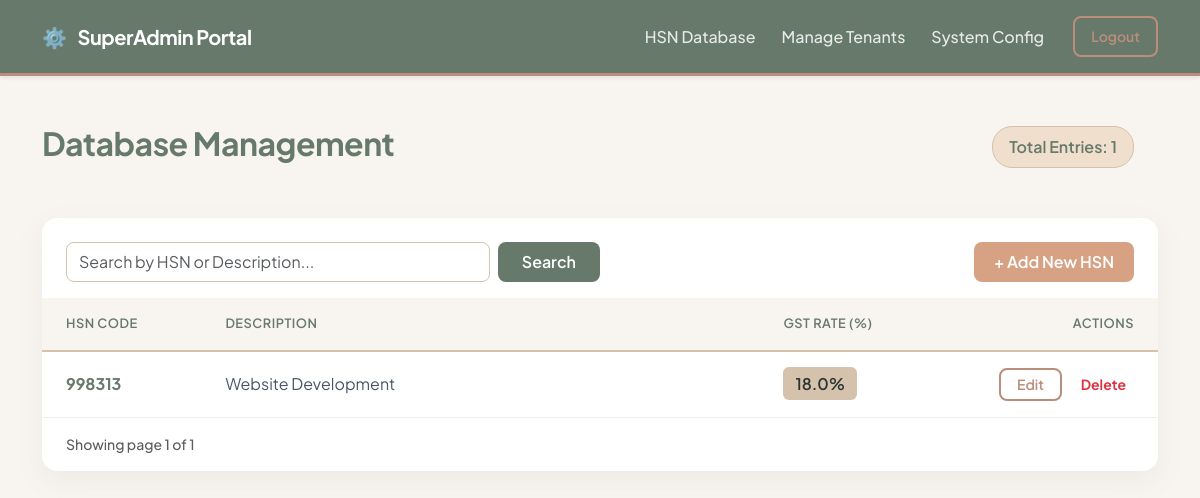
The app's page /developer/dashboard (signed in), older data.
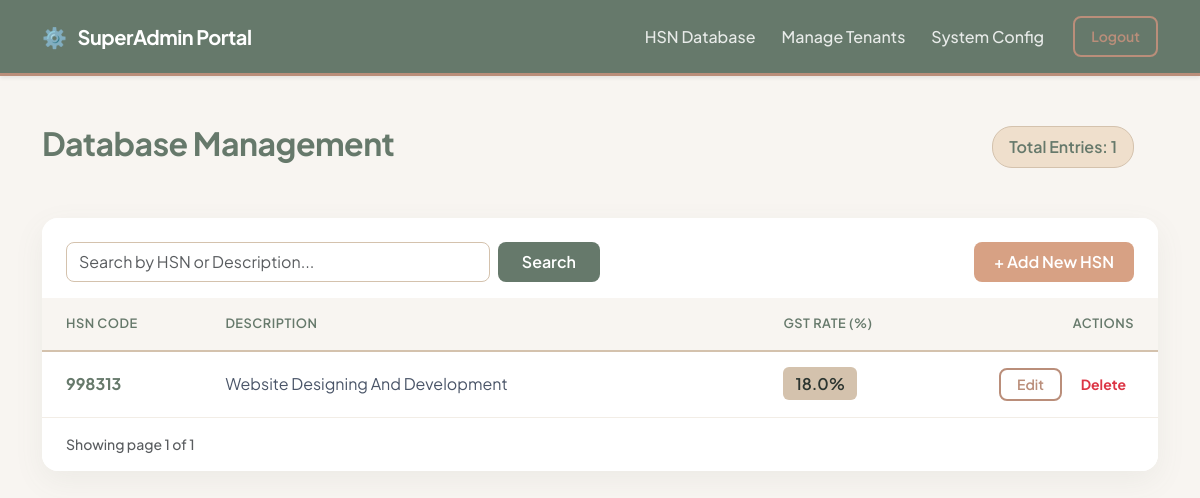
The same page, newer data.
### core/models.py (models this page shows)
class HSNDictionary(db.Model):
    __tablename__ = 'hsn_dictionary'
    id = db.Column(db.Integer, primary_key=True)
    hsn_code = db.Column(db.String(20), unique=True, nullable=False)
    description = db.Column(db.Text, nullable=False)
    gst_rate = db.Column(db.Float, nullable=False)

### core/admin/routes.py (the view)
@admin_bp.route('/dashboard', methods=['GET'])
def dashboard():
    if not is_logged_in(): return redirect(url_for('admin.login'))
    page = request.args.get('page', 1, type=int)
    search_query = request.args.get('search', '').strip()
    query = HSNDictionary.query
    if search_query:
        query = query.filter(
            (HSNDictionary.hsn_code.ilike(f'%{search_query}%')) |
            (HSNDictionary.description.ilike(f'%{search_query}%'))
        )
    pagination = query.order_by(HSNDictionary.id.desc()).paginate(page=page, per_page=50)
    total_hsn = HSNDictionary.query.count()
    return render_template(
        'admin/dashboard.html',
        pagination=pagination,
        total_hsn=total_hsn,
        search_query=search_query
    )

### core/admin/routes.py (called while the page is built)
def is_logged_in():
    return session.get('is_developer') is True

### core/templates/admin/dashboard.html (shortened to what this page needs)
{% extends "base.html" %}
{% block content %}
<div class="d-flex justify-content-between align-items-center mt-2 mb-5 dashboard-header">
    <h2>Database Management</h2>
    <div class="d-flex align-items-center">
        <span class="metric-badge me-4">Total Entries: {{ total_hsn }}</span>
    </div>
</div>
<div class="card card-glass border-0">
    <div class="card-header bg-white border-bottom-0 pt-4 pb-3 px-4 d-flex justify-content-between align-items-center rounded-top-4">
        <form method="GET" action="/developer/dashboard" class="d-flex w-50">
            <input type="text" name="search" class="form-control search-input me-2" placeholder="Search by HSN or Description..." value="{{ search_query }}">
            <button type="submit" class="btn btn-sage px-4">Search</button>
        </form>
        <button class="btn btn-terracotta" data-bs-toggle="modal" data-bs-target="#addModal">+ Add New HSN</button>
    </div>
    <div class="card-body p-0">
        <div class="table-responsive">
            <table class="table custom-table mb-0">
                <thead>
                    <tr>
                        <th width="15%" class="ps-4">HSN Code</th>
                        <th width="50%">Description</th>
                        <th width="15%">GST Rate (%)</th>
                        <th width="20%" class="text-end pe-4">Actions</th>
                    </tr>
                </thead>
                <tbody>
                    {% for item in pagination.items %}
                    <tr>
                        <td class="ps-4"><strong style="color: var(--color-sage);">{{ item.hsn_code }}</strong></td>
                        <td>{{ item.description }}</td>
                        <td><span class="rate-badge">{{ item.gst_rate }}%</span></td>
                        <td class="text-end pe-4">
                            <button class="btn btn-sm btn-outline-taupe px-3" data-bs-toggle="modal" data-bs-target="#editModal{{ item.id }}">Edit</button>
                            <form action="/developer/hsn/delete/{{ item.id }}" method="POST" class="d-inline" onsubmit="return confirm('Are you sure you want to delete this code?');">
                                <button type="submit" class="btn btn-sm text-danger border-0 bg-transparent fw-bold ms-2">Delete</button>
                            </form>
                        </td>
                    </tr>
                    {% endfor %}
                </tbody>
            </table>
        </div>
    </div>
    <div class="card-footer bg-white border-top-0 d-flex justify-content-between align-items-center py-3 px-4 rounded-bottom-4">
        <small class="text-muted fw-medium">Showing page {{ pagination.page }} of {{ pagination.pages }}</small>
    </div>
</div>
{% endblock %}

Row changes from the older to the newer data that the page shows:
changed HSNDictionary: description "Website Development" → "Website Designing And Development"
